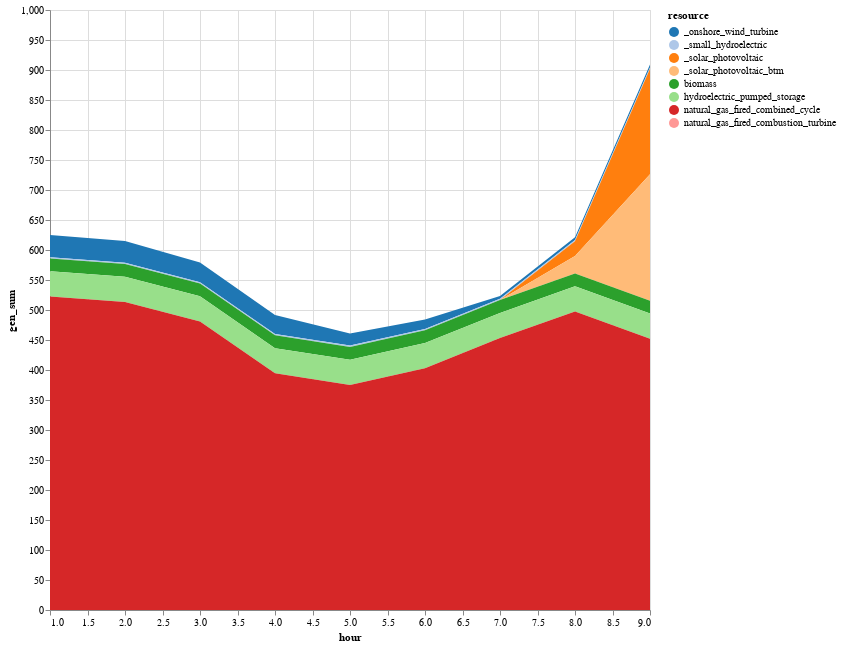

The notebook cell this image was saved under:
### Code cell
sol_gen_btm |>
@vlplot(:area, 
    x=:hour, y={:gen_sum, stack=:zero}, 
    color={"resource:n", scale={scheme="category20"}},
    width=600,height=600)

### Figure 1 — Vega-Lite specification as saved in the notebook (floating-point values rounded to 4 significant figures)
{"data": {"values": [{"gen_sum": 36.86, "hour": 1, "resource": "_onshore_wind_turbine"}, {"gen_sum": 2.189, "hour": 1, "resource": "_small_hydroelectric"}, {"gen_sum": 0, "hour": 1, "resource": "_solar_photovoltaic"}, {"gen_sum": 0, "hour": 1, "resource": "_solar_photovoltaic_btm"}, {"gen_sum": 21.4, "hour": 1, "resource": "biomass"}, {"gen_sum": 42, "hour": 1, "resource": "hydroelectric_pumped_storage"}, {"gen_sum": 522.4, "hour": 1, "resource": "natural_gas_fired_combined_cycle"}, {"gen_sum": 0, "hour": 1, "resource": "natural_gas_fired_combustion_turbine"}, {"gen_sum": 36.08, "hour": 2, "resource": "_onshore_wind_turbine"}, {"gen_sum": 2.186, "hour": 2, "resource": "_small_hydroelectric"}, {"gen_sum": 0, "hour": 2, "resource": "_solar_photovoltaic"}, {"gen_sum": 0, "hour": 2, "resource": "_solar_photovoltaic_btm"}, {"gen_sum": 21.4, "hour": 2, "resource": "biomass"}, {"gen_sum": 42, "hour": 2, "resource": "hydroelectric_pumped_storage"}, {"gen_sum": 513.2, "hour": 2, "resource": "natural_gas_fired_combined_cycle"}, {"gen_sum": 0, "hour": 2, "resource": "natural_gas_fired_combustion_turbine"}, {"gen_sum": 32.68, "hour": 3, "resource": "_onshore_wind_turbine"}, {"gen_sum": 2.184, "hour": 3, "resource": "_small_hydroelectric"}, {"gen_sum": 0, "hour": 3, "resource": "_solar_photovoltaic"}, {"gen_sum": 0, "hour": 3, "resource": "_solar_photovoltaic_btm"}, {"gen_sum": 21.4, "hour": 3, "resource": "biomass"}, {"gen_sum": 42, "hour": 3, "resource": "hydroelectric_pumped_storage"}, {"gen_sum": 480.8, "hour": 3, "resource": "natural_gas_fired_combined_cycle"}, {"gen_sum": 0, "hour": 3, "resource": "natural_gas_fired_combustion_turbine"}, {"gen_sum": 31.66, "hour": 4, "resource": "_onshore_wind_turbine"}, {"gen_sum": 2.182, "hour": 4, "resource": "_small_hydroelectric"}, {"gen_sum": 0, "hour": 4, "resource": "_solar_photovoltaic"}, {"gen_sum": 0, "hour": 4, "resource": "_solar_photovoltaic_btm"}, {"gen_sum": 21.4, "hour": 4, "resource": "biomass"}, {"gen_sum": 42, "hour": 4, "resource": "hydroelectric_pumped_storage"}, {"gen_sum": 394.4, "hour": 4, "resource": "natural_gas_fired_combined_cycle"}, {"gen_sum": 0, "hour": 4, "resource": "natural_gas_fired_combustion_turbine"}, {"gen_sum": 20.28, "hour": 5, "resource": "_onshore_wind_turbine"}, {"gen_sum": 2.18, "hour": 5, "resource": "_small_hydroelectric"}, {"gen_sum": 0, "hour": 5, "resource": "_solar_photovoltaic"}, {"gen_sum": 0, "hour": 5, "resource": "_solar_photovoltaic_btm"}, {"gen_sum": 21.4, "hour": 5, "resource": "biomass"}, {"gen_sum": 42, "hour": 5, "resource": "hydroelectric_pumped_storage"}, {"gen_sum": 375.1, "hour": 5, "resource": "natural_gas_fired_combined_cycle"}, {"gen_sum": 0, "hour": 5, "resource": "natural_gas_fired_combustion_turbine"}, {"gen_sum": 15.6, "hour": 6, "resource": "_onshore_wind_turbine"}, {"gen_sum": 2.177, "hour": 6, "resource": "_small_hydroelectric"}, {"gen_sum": 0, "hour": 6, "resource": "_solar_photovoltaic"}, {"gen_sum": 0, "hour": 6, "resource": "_solar_photovoltaic_btm"}, {"gen_sum": 21.4, "hour": 6, "resource": "biomass"}, {"gen_sum": 42, "hour": 6, "resource": "hydroelectric_pumped_storage"}, {"gen_sum": 403.0, "hour": 6, "resource": "natural_gas_fired_combined_cycle"}, {"gen_sum": 0, "hour": 6, "resource": "natural_gas_fired_combustion_turbine"}, {"gen_sum": 4.591, "hour": 7, "resource": "_onshore_wind_turbine"}, {"gen_sum": 2.175, "hour": 7, "resource": "_small_hydroelectric"}, {"gen_sum": 0, "hour": 7, "resource": "_solar_photovoltaic"}, {"gen_sum": 0, "hour": 7, "resource": "_solar_photovoltaic_btm"}, {"gen_sum": 21.4, "hour": 7, "resource": "biomass"}, {"gen_sum": 42, "hour": 7, "resource": "hydroelectric_pumped_storage"}, {"gen_sum": 453.2, "hour": 7, "resource": "natural_gas_fired_combined_cycle"}, {"gen_sum": 0, "hour": 7, "resource": "natural_gas_fired_combustion_turbine"}, {"gen_sum": 4.7, "hour": 8, "resource": "_onshore_wind_turbine"}, {"gen_sum": 2.173, "hour": 8, "resource": "_small_hydroelectric"}, {"gen_sum": 24.4, "hour": 8, "resource": "_solar_photovoltaic"}, {"gen_sum": 29.28, "hour": 8, "resource": "_solar_photovoltaic_btm"}, {"gen_sum": 21.4, "hour": 8, "resource": "biomass"}, {"gen_sum": 42, "hour": 8, "resource": "hydroelectric_pumped_storage"}, {"gen_sum": 497.5, "hour": 8, "resource": "natural_gas_fired_combined_cycle"}, {"gen_sum": 0, "hour": 8, "resource": "natural_gas_fired_combustion_turbine"}, {"gen_sum": 4.7, "hour": 9, "resource": "_onshore_wind_turbine"}, {"gen_sum": 2.17, "hour": 9, "resource": "_small_hydroelectric"}, {"gen_sum": 175.8, "hour": 9, "resource": "_solar_photovoltaic"}, {"gen_sum": 210.9, "hour": 9, "resource": "_solar_photovoltaic_btm"}, {"gen_sum": 21.4, "hour": 9, "resource": "biomass"}, {"gen_sum": 42, "hour": 9, "resource": "hydroelectric_pumped_storage"}, {"gen_sum": 452.1, "hour": 9, "resource": "natural_gas_fired_combined_cycle"}, {"gen_sum": 0, "hour": 9, "resource": "natural_gas_fired_combustion_turbine"}]}, "encoding": {"color": {"field": "resource", "scale": {"scheme": "category20"}, "type": "nominal"}, "x": {"field": "hour", "type": "quantitative"}, "y": {"field": "gen_sum", "stack": "zero", "type": "quantitative"}}, "height": 600, "mark": "area", "width": 600}
